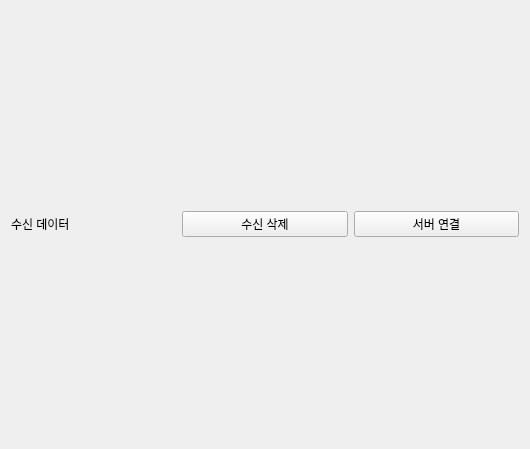
<?xml version="1.0" encoding="UTF-8"?>
<ui version="4.0">
 <class>Form</class>
 <widget class="QWidget" name="Form">
  <property name="geometry">
   <rect>
    <x>0</x>
    <y>0</y>
    <width>530</width>
    <height>449</height>
   </rect>
  </property>
  <property name="windowTitle">
   <string>Form</string>
  </property>
  <layout class="QVBoxLayout" name="verticalLayout">
   <item>
    <layout class="QHBoxLayout" name="horizontalLayout">
     <item>
      <widget class="QLabel" name="label">
       <property name="text">
        <string>수신 데이터</string>
       </property>
      </widget>
     </item>
     <item>
      <widget class="QPushButton" name="pushButton_2">
       <property name="text">
        <string>수신 삭제</string>
       </property>
      </widget>
     </item>
     <item>
      <widget class="QPushButton" name="pushButton">
       <property name="text">
        <string>서버 연결</string>
       </property>
      </widget>
     </item>
    </layout>
   </item>
  </layout>
 </widget>
 <resources/>
 <connections/>
</ui>
